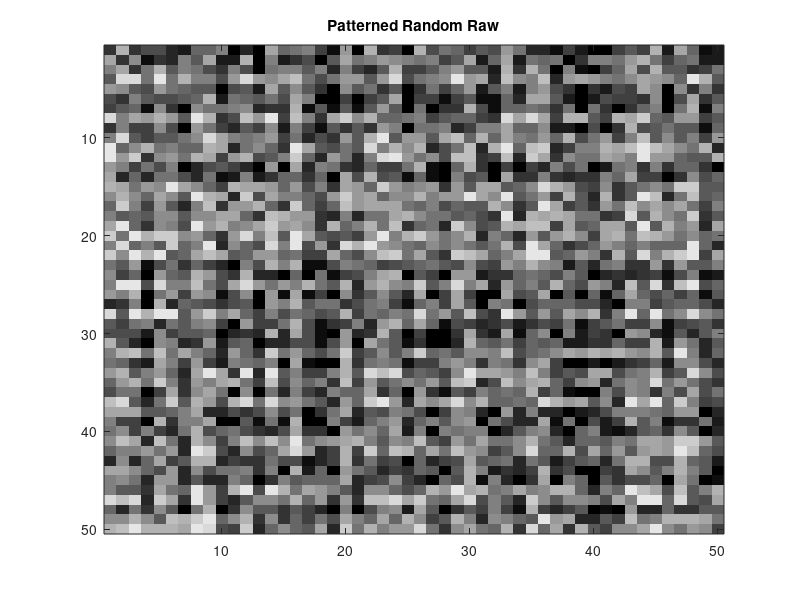

Write MATLAB code to recreate this figure. (Note: this script raises an error after producing the figure.)
disp('Running MATLAB script file ClusterOrderSMtest.m') ;
%
%    FOR DEVELOPMENT AND TESTING OF MATLAB FUNCTION ClusterOrderSM,
%    Medianb Absolute Deviation

itest = 13 ;     %  1,...,5     Parameter tests
                 %  11,12,13    Tests using graphics


%  Toy Data
mdata = [[4 10 2 11 20 5]; zeros(1,6)] ;

disp(' ') ;
disp(' ') ;


if itest == 1 ;  

  disp('Test data input only') ;
  mdata 
  voutput = ClusterOrderSM(mdata) 

elseif itest == 2 ;   

  disp('Test explicit average linkage') ;
  mdata 
  voutput = ClusterOrderSM(mdata,1) 

elseif itest == 3 ;   

  disp('Test explicit ward linkage') ;
  mdata 
  voutput = ClusterOrderSM(mdata,2) 

elseif itest == 4 ;   

  disp('Test unsupported linkage') ;
  mdata 
  voutput = ClusterOrderSM(mdata,5) 

elseif itest == 5 ;   

  disp('Test text linkage') ;
  mdata 
  voutput = ClusterOrderSM(mdata,'average') 

elseif itest == 11 ;   

  disp('Exploring 10 x 10 toy example') ;

  mdata = [(ones(3,1) * [20 20 20 20 20 20 20 20 30 30]); ...
           (ones(5,1) * [20 20 20 30 30 30 30 30 10 10]); ...
           (ones(2,1) * [40 40 40 40 40 40 40 40 30 30])] ;
  rng(16385638) ;
      %  Seed for random number generators
  mdata = (mdata / 2) - 2 * rand(10,10) ;
  mdata = mdata(randperm(10),randperm(10)) ;
  cmap = (linspace(0,20,21)' / 20) * ones(1,3) ;

  figure(1) ;
  clf ;
  colormap(cmap) ;
  image(mdata) ;
  title('Random Rows and Columns') ;

  figure(2) ;
  clf ;
  vcolindex = ClusterOrderSM(mdata) ;
  colormap(cmap) ;
  image(mdata(:,vcolindex)) ;
  title('Clustered Columns') ;

  figure(3) ;
  clf ;
  vrowindex = ClusterOrderSM(mdata') ;
  colormap(cmap) ;
  image(mdata(vrowindex,vcolindex)) ;
  title('Clustered Rows and Columns') ;

elseif itest == 12 ;   

  disp('Exploring 50 x 50 Uniform Random Example') ;

  rng(74092387) ;
  mdata = 20 * rand(50,50) ;
      %  Seed for random number generators
  cmap = (linspace(0,20,21)' / 20) * ones(1,3) ;

  figure(1) ;
  clf ;
  colormap(cmap) ;
  image(mdata) ;
  title('Uniform Random Raw') ;

  figure(2) ;
  clf ;
  vcolindex = ClusterOrderSM(mdata) ;
  colormap(cmap) ;
  image(mdata(:,vcolindex)) ;
  title('Uniform Random Clustered Columns') ;

  figure(3) ;
  clf ;
  vrowindex = ClusterOrderSM(mdata') ;
  colormap(cmap) ;
  image(mdata(vrowindex,vcolindex)) ;
  title('Uniform Random Clustered Rows and Columns') ;

elseif itest == 13 ;   

  disp('Exploring 50 x 50 Patterned Random Example') ;

  rng(34659896) ;
      %  Seed for random number generators
  mdata = 12 * rand(50,50) ;
  mdata(1:25,:) = mdata(1:25,:) + 4 ;
  mdata(:,1:25) = mdata(:,1:25) + 4 ;
  mdata = mdata(randperm(50),randperm(50)) ;
  cmap = (linspace(0,20,21)' / 20) * ones(1,3) ;

  figure(1) ;
  clf ;
  colormap(cmap) ;
  image(mdata) ;
  title('Patterned Random Raw') ;

  figure(2) ;
  clf ;
  vcolindex = ClusterOrderSM(mdata) ;
  colormap(cmap) ;
  image(mdata(:,vcolindex)) ;
  title('Patterned Random Clustered Columns') ;

  figure(3) ;
  clf ;
  vrowindex = ClusterOrderSM(mdata') ;
  colormap(cmap) ;
  image(mdata(vrowindex,vcolindex)) ;
  title('Patterned Random Clustered Rows and Columns') ;


end ;



